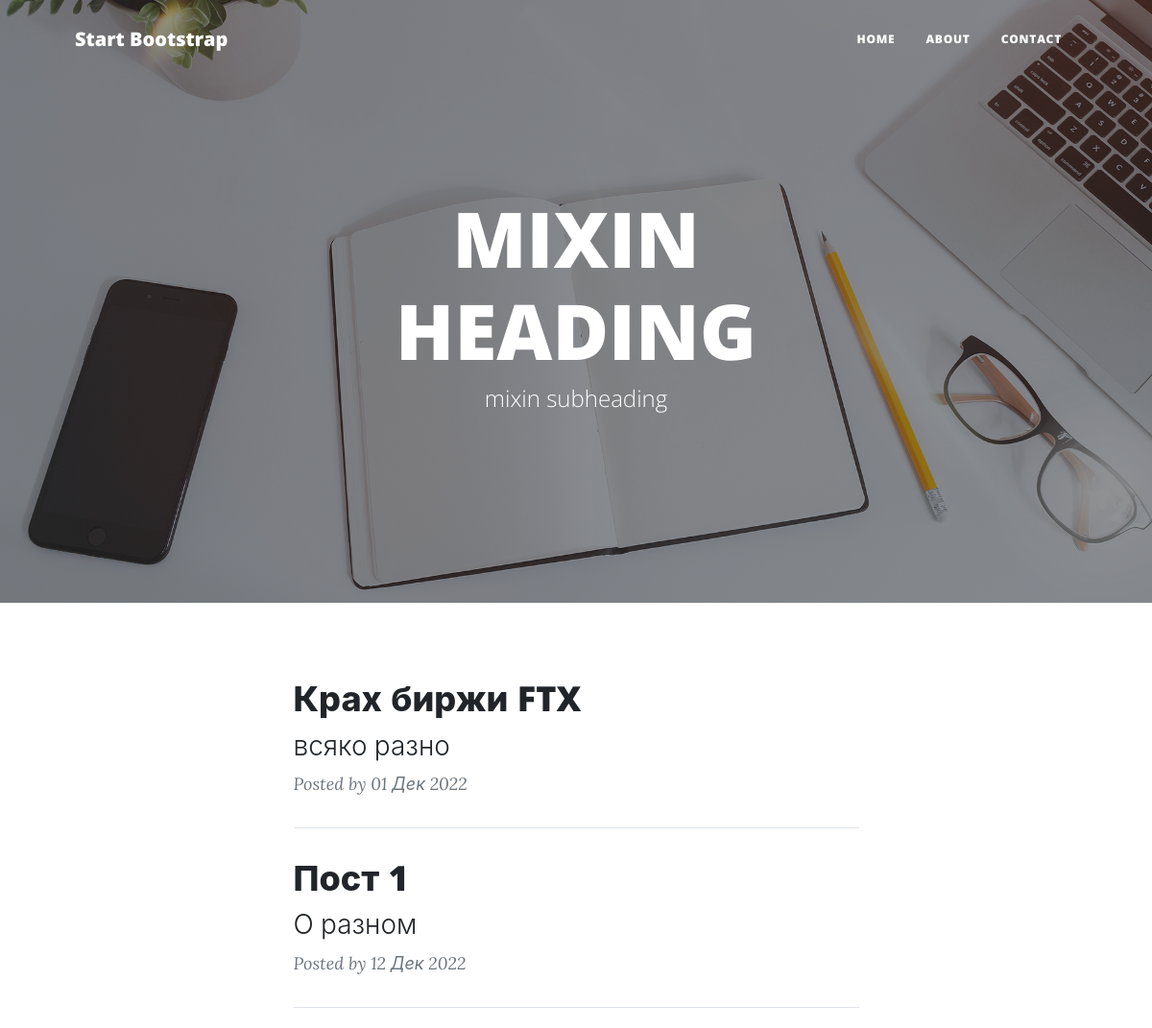
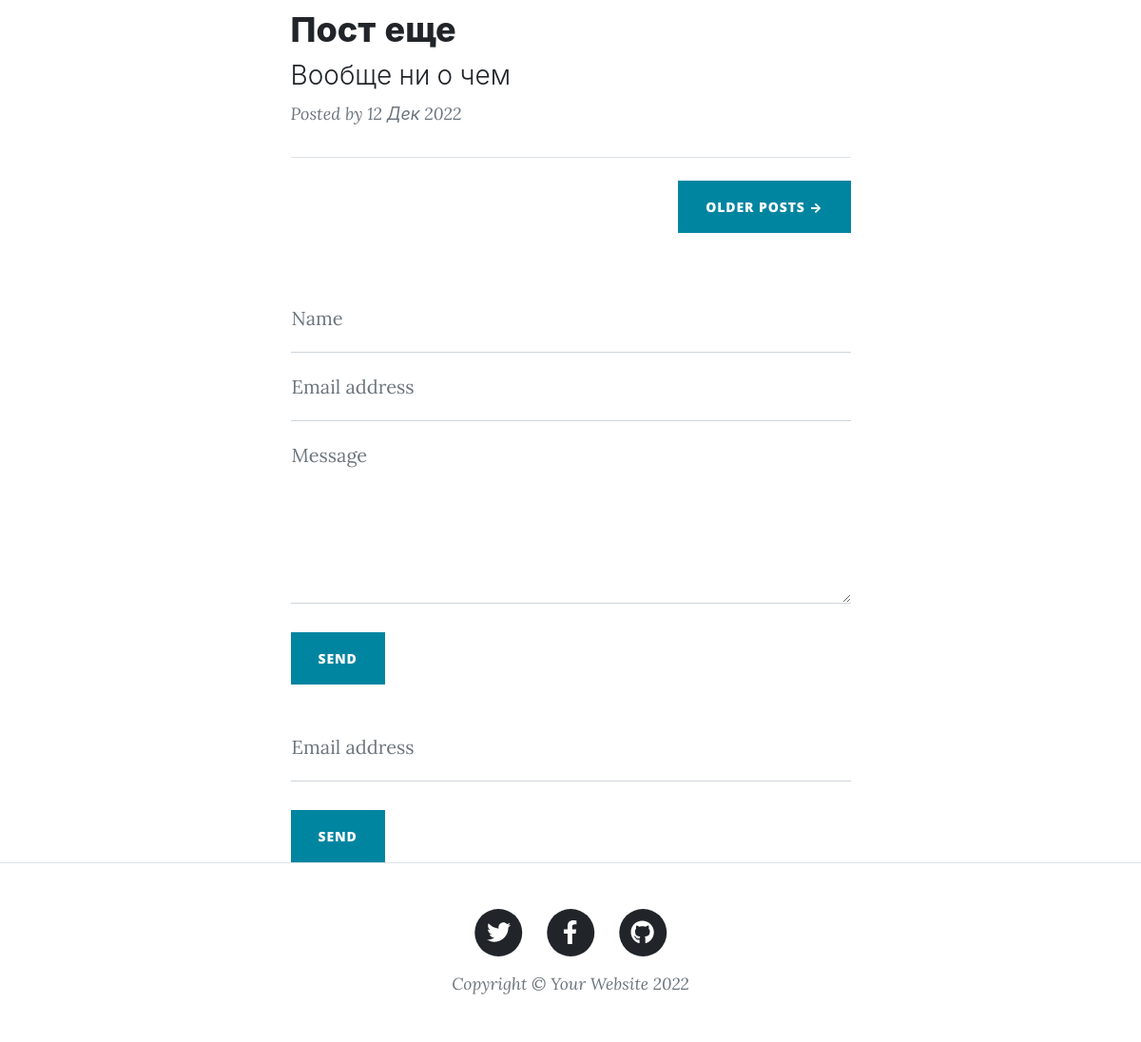
The page / on the database its author committed (2 pictures, top to bottom).
### blog/models.py (models this page shows, shortened)
class Post(models.Model):
    title = models.CharField(
        max_length=128,
        verbose_name='заголовок'
    )
    descr = models.TextField(verbose_name='описание')
    is_published = models.BooleanField(
        default=True,
        verbose_name='публикация'
    )
    date_created = models.DateTimeField(
        default=now,
        verbose_name='дата создания'
    )
    slug = models.SlugField(
        verbose_name='URL',
        unique=True
    )
    category = models.ForeignKey(
        Category,
        on_delete=models.DO_NOTHING,
        verbose_name='категория'
    )
    author = models.ForeignKey(
        User,
        on_delete=models.CASCADE,
        verbose_name='автор'
    )
    image = models.ImageField(
        upload_to='post',
        verbose_name='картинка',
        null=True,
        blank=True
    )
    def get_absolute_url(self):
        return reverse('blog_post', kwargs={'post_slug': self.slug})
    class Meta:
        db_table = 'blog_posts'
        verbose_name = 'пост'
        verbose_name_plural = 'посты'
        ordering = ['date_created']

### blog/views.py (the view, shortened to what this page needs)
# urls.py: path('', PostListView.as_view(), name='blog_posts'),
class PostListView(BaseMixin, ListView):
    template_name = 'blog/index.html'
    context_object_name = 'posts'
    model = Post
    def get_queryset(self):
        return Post.objects.filter(is_published=True)
    def get_context_data(self, *, object_list=None, **kwargs):
        context = super().get_context_data()
        context['heading'] = 'MIXIN HEADING'
        context['subheading'] = 'mixin subheading'
        context['form'] = ContactForm()
        context['my_form'] = MyForm()
        context.update(self.context)
        return context

### blog/forms.py
class ContactForm(ModelForm):
    name = CharField(
        widget=TextInput(
            attrs={
                'class': 'form-control',
                'id': 'name',
                'placeholder': 'Name'
            }
        ),
        max_length=64
    )
    email = EmailField(
        widget=EmailInput(
            attrs={
                'class': 'form-control',
                'id': 'email',
                'placeholder': 'Email'
            }
        ),
        max_length=254
    )
    message = CharField(
        widget=Textarea(
            attrs={
                'class': 'form-control',
                'id': 'message',
                'style': 'height: 12rem',
                'placeholder': 'Message'
            }
        ),
        max_length=1024
    )
    class Meta:
        model = Contact
        fields = ('name', 'email', 'message')

class MyForm(Form):
    email = EmailField(
        widget=EmailInput(
            attrs={
                'class': 'form-control',
                'id': 'email',
                'placeholder': 'Email'
            }
        ),
        max_length=254
    )

### blog/templates/blog/index.html (shortened to what this page needs)
{% extends "blog/base.html" %}
{% load static %}
{% block image %}
style="background-image: url('{% static 'assets/img/home-bg.jpg' %}')"
{% endblock %}
{% block heading %}
<h1>{{ heading }}</h1>
<span class="subheading">{{ subheading }}</span>
{% endblock %}
{% block main %}
<div class="container px-4 px-lg-5">
    <div class="row gx-4 gx-lg-5 justify-content-center">
        <div class="col-md-10 col-lg-8 col-xl-7">
            {% include "blog/post_list.html" %}
            <div class="d-flex justify-content-end mb-4"><a class="btn btn-primary text-uppercase" href="#!">Older Posts →</a></div>
            {% include "blog/form_contact.html" %}
            <form method="post">
                <div class="form-floating">
                    {{ my_form.email }}
                    <label for="email">Email address</label>
                </div>
                <br>
                <button class="btn btn-primary text-uppercase" type="submit">SEND</button>
            </form>
        </div>
    </div>
</div>
{% endblock %}

### blog/templates/blog/post_list.html (shortened to what this page needs)
{% for post in posts %}
<div class="post-preview">
    <a href="{{ post.get_absolute_url }}">
        <h2 class="post-title">{{ post.title }}</h2>
        <h3 class="post-subtitle">{{ post.descr|truncatechars:50 }}</h3>
    </a>
    <p class="post-meta">
        Posted by
      {{ post.date_created|date:"d M Y" }}
    </p>
</div>
<hr class="my-4" />
{% endfor %}

### rows shown on the page
Post: title "Крах биржи FTX", descr "всяко разно", date_created "01 Дек 2022"
Post: title "Пост 1", descr "О разном", date_created "12 Дек 2022"
Post: title "Пост еще", descr "Вообще ни о чем", date_created "12 Дек 2022"

### other values the page prints
{{ heading }} "MIXIN HEADING"
{{ subheading }} "mixin subheading"
